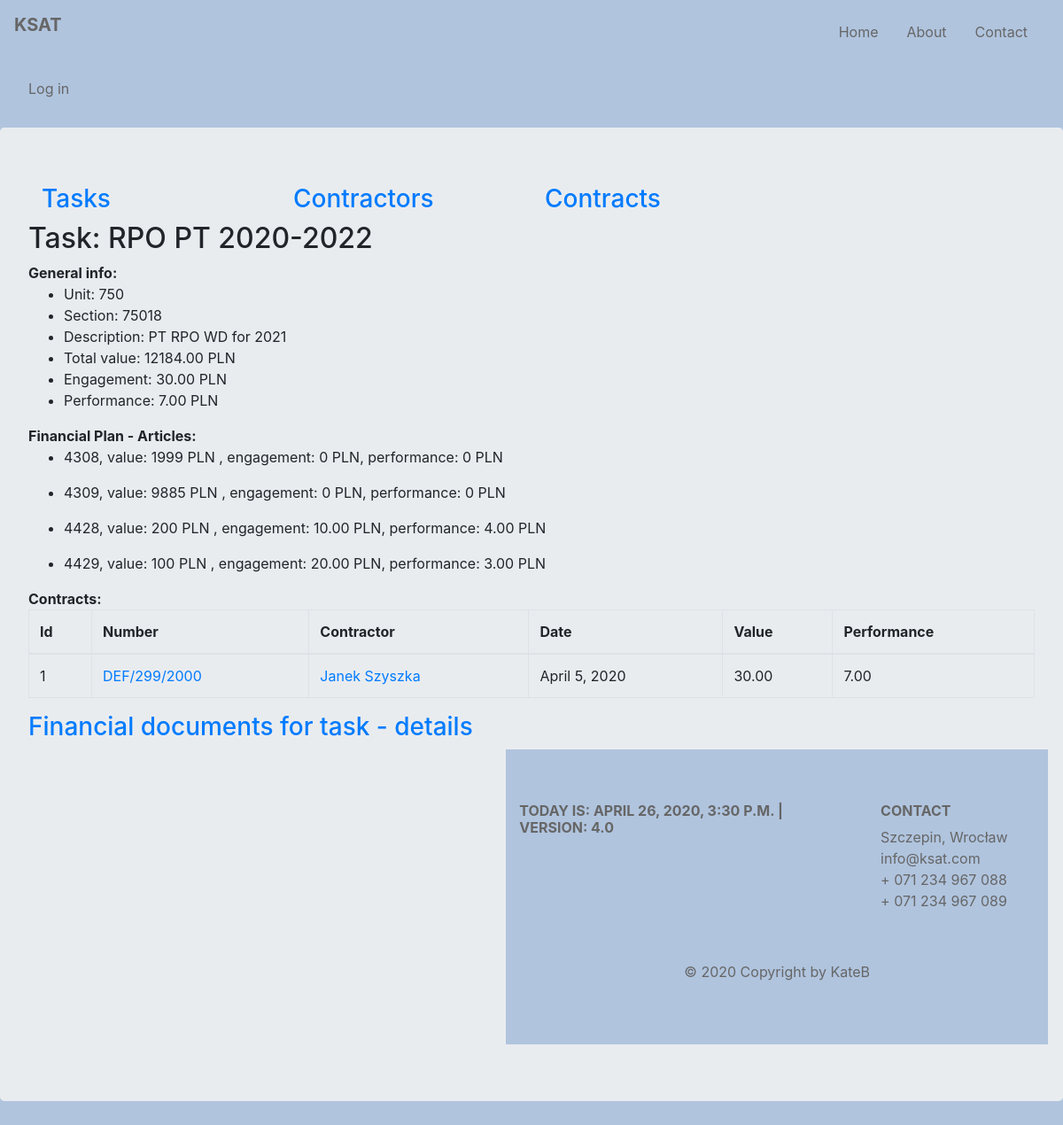
The page /ksat/task/rpo-pt-2020-2022 on the database its author committed.
### budget/models.py (models this page shows, shortened)
class Task(models.Model):
    title = models.CharField(max_length=128, unique=True)
    description = models.CharField(max_length=256)
    unit = models.SmallIntegerField()
    section = models.SmallIntegerField()
    article = models.ManyToManyField(Articles, through='TaskArticles')
    slug = AutoSlugField(null=True, default=None, unique=True, populate_from='title')
    def task_value(self):
        value = TaskArticles.objects.filter(task=self).aggregate(total=Sum('value'))['total']
        if value:
            return round(value, 2)
        return 0
    def engagement(self):
        contracts = Contract.objects.filter(task=self)
        engagement = 0
        for contract in contracts:
            engagement += contract.contract_value()
        return round(engagement, 2)
    def performance(self):
        contracts = Contract.objects.filter(task=self)
        performance = 0
        for contract in contracts:
            performance += contract.contract_performance()
        return round(performance, 2)

class Contract(models.Model):
    number = models.CharField(max_length=128, unique=True)
    date = models.DateField()
    task = models.ForeignKey(Task, on_delete=models.CASCADE, related_name='contracts', related_query_name='contract')
    contractor = models.ForeignKey(Contractor, default=None, on_delete=models.CASCADE, related_name='contracts',
                                   related_query_name='contract')
    article = models.ManyToManyField(Articles, through='ContractArticle')
    slug = AutoSlugField(null=True, default=None, unique=True, populate_from='number')
    def get_absolute_url(self):
        return reverse('budget:contract_details', kwargs={'contract_slug': self.slug})
    def contract_value(self):
        value = ContractArticle.objects.filter(contract=self).aggregate(total=Sum('value'))['total']
        if value:
            return round(value, 2)
        return 0
    def contract_performance(self):
        fin_docs = FinancialDocument.objects.filter(contract=self)
        performance = 0
        for fin_doc in fin_docs:
            performance += fin_doc.fin_doc_value()
        return round(performance, 2)
    class Meta:
        default_related_name = 'contract'
        ordering = ('number', 'contractor')
        verbose_name = 'contract'

class FinancialDocument(models.Model):
    contract = models.ForeignKey(Contract, on_delete=models.CASCADE, related_name='fds', related_query_name='fd')
    contractor = models.ForeignKey(Contractor, default=None, on_delete=models.CASCADE, related_name='fds',
                                   related_query_name='fd')
    number = models.CharField(max_length=64, default=None)
    date = models.DateField()
    payment_date1 = models.DateField(blank=True, null=True)
    payment_date2 = models.DateField(blank=True, null=True)
    article = models.ManyToManyField(Articles, through='FinDocumentArticle')
    slug = models.SlugField(max_length=200, unique=True, null=True, default=None)
    def fin_doc_value(self):
        value = FinDocumentArticle.objects.filter(fin_doc=self).aggregate(total=Sum('value'))['total']
        if value:
            return round(value, 2)
        return 0
    class Meta:
        default_related_name = 'fds'
        verbose_name = 'finacial_doc'

class TaskArticles(models.Model):
    article = models.ForeignKey(Articles, on_delete=models.CASCADE)
    task = models.ForeignKey(Task, on_delete=models.CASCADE)
    value = models.DecimalField(decimal_places=0, default=0, max_digits=11)
    class Meta:
        default_related_name = 'task_articles'
        ordering = ('task',)
        verbose_name = 'task articles'

class Articles(models.Model):
    number = models.IntegerField()
    name = models.CharField(max_length=126)
    financement_choices = [
        (0, 'BWD'),
        (8, 'DOT'),
        (9, 'BWD-WKLAD WLASNY')
    ]
    financement = models.IntegerField(choices=financement_choices)
    class Meta:
        verbose_name = 'article'
    def total_number(self):
        return f'{str(self.number) + str(self.financement)}'

class Contractor(models.Model):
    name = models.CharField(max_length=128)
    last_name = models.CharField(max_length=128)
    num = models.SmallIntegerField(blank=True)
    slug = models.SlugField(max_length=200, unique=True, null=True, default=None)
    def __str__(self):
        return f'{self.name} {self.last_name}'
    class Meta:
        default_related_name = 'contractors'
        ordering = ('last_name',)
        verbose_name = 'contractor'

### budget/views.py (the view)
# urls.py: path('task/<slug:task_slug>', views.TaskDetailsView.as_view(), name='task_details'),
class TaskDetailsView(DetailView):
    model = Task
    template_name = 'budget/task.html'
    context_object_name = 'task'
    slug_url_kwarg = 'task_slug'
    def render_to_response(self, context, **response_kwargs):
        response = super().render_to_response(context, **response_kwargs)
        task_id = Task.objects.get(slug=self.kwargs.get('task_slug')).id
        response.set_cookie('task_id', task_id, max_age=30)
        return response

### budget/my_context_processor.py (called while the page is built)
def cp(request):
    ctx = {
        "now": django.utils.timezone.now(),
        "version": "4.0"
    }
    return ctx

def recaptcha_site_key(request):
    return {'RECAPTCHA_SITE_KEY': settings.RECAPTCHA_SITE_KEY}

### budget/templatetags/article_functions.py (called while the page is built)
@register.simple_tag
def task_article_engagement(article, task):
    engagement = 0
    contracts = Contract.objects.filter(task=task)
    for contract in contracts:
        contract_article_engagement = ContractArticle.objects.filter(contract=contract,
                            contract_article=article).aggregate(total=Sum('value'))['total']
        if contract_article_engagement is not None:
            engagement += contract_article_engagement
    return round(engagement, 2)

@register.simple_tag
def task_article_performance(article, task):
    performance = 0
    contracts = Contract.objects.filter(task=task)
    for contract in contracts:
        contract_article_performance = FinDocumentArticle.objects.filter(article=article,
                        fin_doc__contract=contract).aggregate(total=Sum('value'))['total']
        if contract_article_performance is not None:
            performance += contract_article_performance
    return round(performance, 2)

### budget/templates/budget/task.html (shortened to what this page needs)
{% extends 'base.html' %}
{% load article_functions %}
{% block content %}
    {{ block.super }}
    <h2>Task: {{ task.title }}</h2>
    <div><b>General info:</b>
        <ul>
            <li>Unit: {{ task.unit }}</li>
            <li>Section: {{ task.section }}</li>
            <li>Description: {{ task.description }}</li>
            <li>Total value: {{ task.task_value }} PLN</li>
            <li>Engagement: {{ task.engagement|floatformat:2 }} PLN</li>
            <li>Performance: {{ task.performance|floatformat:2 }} PLN</li>
        </ul>
    </div>
    <div>
        <b>Financial Plan - Articles:</b>
        {% for article in task.task_articles.all %}
            <ul> {% if article.value != 0 %}
                <li>{{ article.article.total_number }}, value: {{ article.value }} PLN ,
                    engagement: {% task_article_engagement article.article task %} PLN,
                    performance: {% task_article_performance article.article task %} PLN
                </li>{% endif %}
            </ul>
        {% endfor %}
    </div>
    {% if task.engagement %}
        <div>
            <b>Contracts:</b>
            <table class="table table-bordered">
                <thead>
                <tr>
                    <th scope="col">Id</th>
                    <th scope="col">Number</th>
                    <th scope="col">Contractor</th>
                    <th scope="col">Date</th>
                    <th scope="col">Value</th>
                    <th scope="col">Performance</th>
                </tr>
                </thead>
                <tbody>
                {% for contract in task.contracts.all %}
                    <tr>
                        <td>{{ forloop.counter }}</td>
                        <td><a href="{{ contract.get_absolute_url }}">{{ contract.number }}</a></td>
                        <td><a href="{% url 'budget:contractor_details' contract.contractor.slug %}">{{ contract.contractor }}</a></td>
                        <td>{{ contract.date }}</td>
                        <td>{{ contract.contract_value|floatformat:2 }} </td>
                        <td>{{ contract.contract_performance|floatformat:2 }}</td>
                    </tr>
                {% empty %} No contracts for task
                {% endfor %}
                </tbody>
            </table>
        </div>
    {% else %}
        <div>
            No contracts for task.
        </div>
    {% endif %}
    {% if task.performance %}
        <div>
            <h3><a href="{% url 'budget:task-findocs' task.slug %}">Financial documents for task - details</a></h3>
        </div>
    {% else %}
        <div>
            No financial document for task. You can add a new one in contract details.
        </div>
    {% endif %}
    <div container>
        <div class="row">
            <div class="col-sm">
            <div class="col-sm">
            <div class="col-sm">
        </div>
    </div>
{% endblock %}

### static/css/style.css (style rules this page uses)
body { padding: 0; margin: 0; background: lightsteelblue; }

### rows shown on the page
Task: title "RPO PT 2020-2022", unit "750", section "75018", description "PT RPO WD for 2021", task_value "12184.00", engagement "30.00", performance "7.00"
TaskArticles: article.total_number "4308", value "1999", article "0"
TaskArticles: article.total_number "4309", value "9885", article "0"
TaskArticles: article.total_number "4428", value "200", article "10.00", article "4.00"
TaskArticles: article.total_number "4429", value "100", article "20.00", article "3.00"
Contract: number "DEF/299/2000", contractor "Janek Szyszka", date "April 5, 2020", contract_value "30.00", contract_performance "7.00"

### other values the page prints
{{ version }} "4.0"
